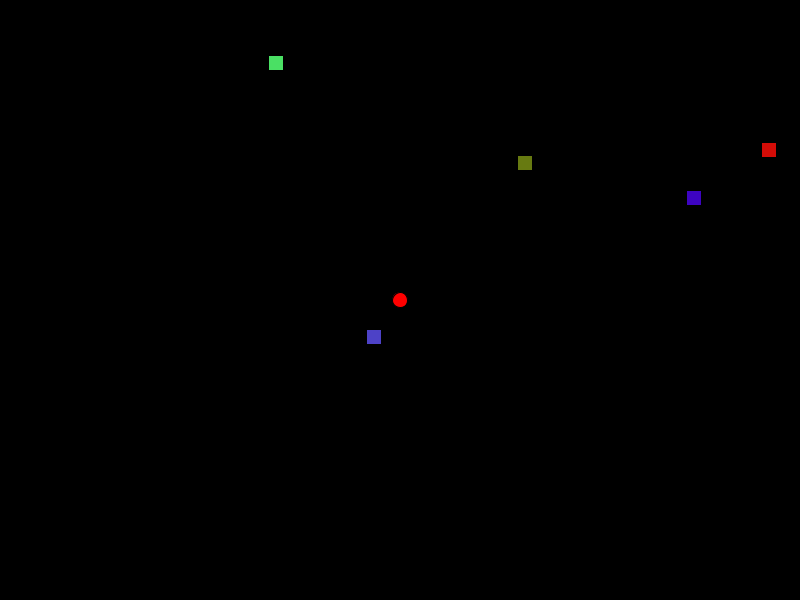
Frame 1 (no input)
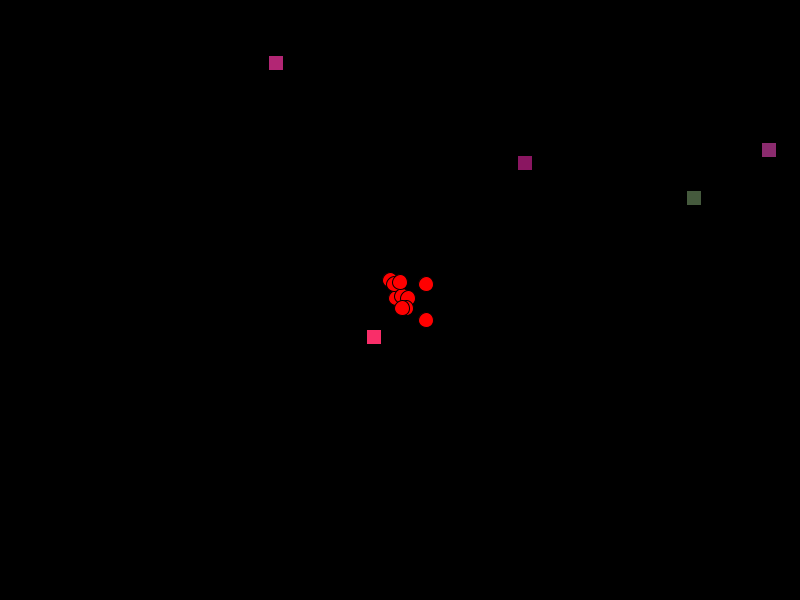
Frame 60 (the mouse pressed at the canvas centre just before this capture)
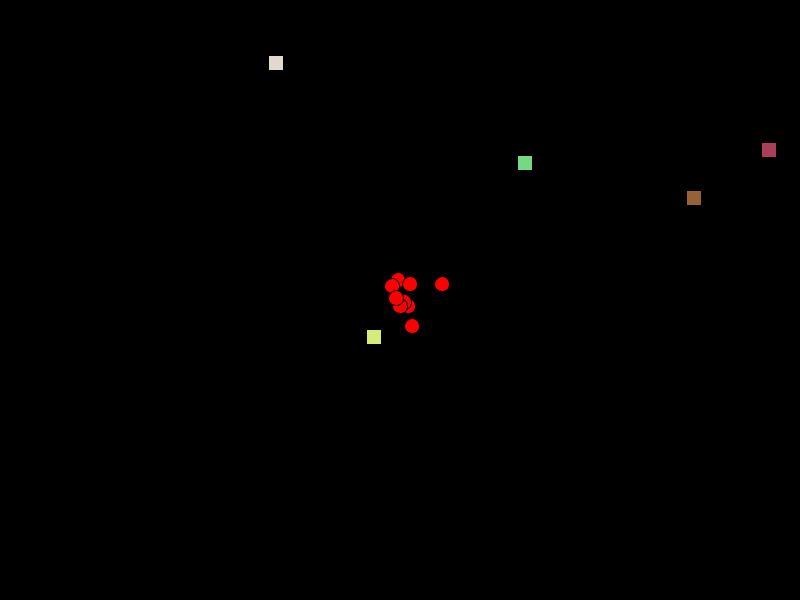
Frame 120 (the mouse held since frame 60 and released just before this capture)

The Processing sketch that drew these frames (run headless with seeded random() and noise(); from frame 60 on, the mouse is pressed at the canvas centre):

// Processing sketch: chemotaxisBenedicto3
// ── chemotaxisBenedicto3.pde
Bacteria [] b;
Food [] f;
Food f1;
Food b1;
void setup(){
  size(800,600);
  background(0);
  b = new Bacteria[10];
  for(int i = 0; i<b.length;i++) {
     b[i] = new Bacteria();
  }
  f = new Food[5];
  for(int i = 0; i<f.length; i++){
    f[i] = new Food();
   
  }

 
}
void draw(){
  background(0);
  for(int i = 0; i < b.length; i++) {
  b[i].show();
  b[i].move();
  
  }
  

  
  for(int i =0; i < f.length; i++){
   
      f[i].randShow();
     
  }
  
}
  
  
  

// ── Bacteria.pde

class Bacteria {
  
  int x;
  int y;
  int col; 
  Bacteria() {
    
    x = width/2;
    y = height/2;
    this.col=col;
    
  }
  
  void move() {
    int rand = int(random(4));
    if(rand == 0){
      x=x+2;
    } else if (rand == 1) {
      x=x-2;
    } else if (rand == 2) {
      y=y+2;
    } else {
      y=y-2;
    }
  }
        
  
  void show() {
    fill(255,0,0);
    ellipse(x,y,15,15);
  }
  
  void consume() { 
    
    
    
}
}
  
    

// ── Food.pde

class Food{
  int y;
  int x;
  
  Food(){
   x = int(random(width)); 
   y = int(random(height));
  }
  void randShow(){
   
    fill(int(random(255)),int(random(255)),int(random(255)));
    rect(x,y,15,15);
      
  }
}
